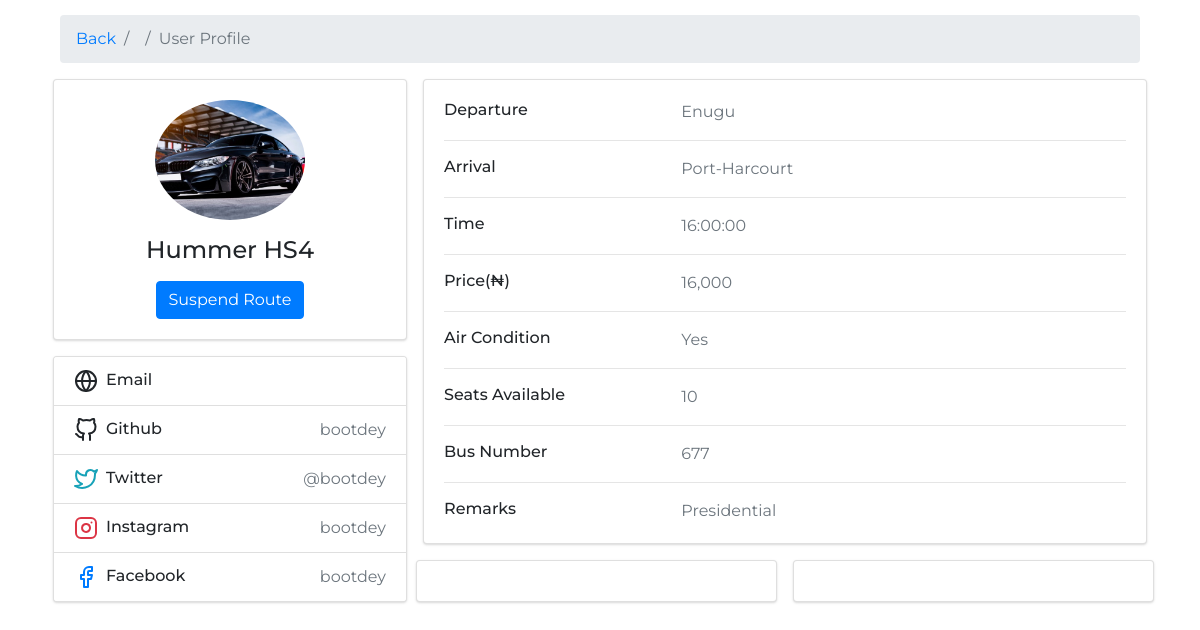
The page /admin/bus_full_details.php?staff_id=10&action=bus_management&bus_id=5 (signed in) on the database its author committed.
### tables this page shows
CREATE TABLE `bus_management` (
  `id` int(11) NOT NULL,
  `bus_no` int(11) NOT NULL,
  `bus_name` varchar(255) NOT NULL,
  `pic` varchar(11) NOT NULL,
  `seats` int(11) NOT NULL,
  `departure` varchar(244) NOT NULL,
  `arrival` varchar(255) NOT NULL,
  `time_` time NOT NULL,
  `price` decimal(13,2) NOT NULL,
  `ac` varchar(11) NOT NULL,
  `remarks` text NOT NULL,
  `suspend_bus` int(11) NOT NULL
);

### includes/class-select.php (called while the page is built, shortened)
<?php
require_once('load.php');
if (!class_exists('SELECTS')) {
   class SELECTS {
   public function load_single_user($id,$table){
   global $db;
   $query = "SELECT * FROM $table WHERE id = '$id'";
   $obj= $db->select($query);
   return $obj[0];
   }
public function get_suspended_bus($bus_id){
global $db;
$table = 'bus_management';
$query = $db->get_results("SELECT * FROM $table WHERE id = '$bus_id'");
$result = mysqli_num_rows($query);
if ($result == 1) {
while ($row = mysqli_fetch_assoc($query)) {
return $row['suspend_bus'];
}
}
}
}
}
$select = new SELECTS;
 ?>

### includes/class-db.php (called while the page is built, shortened)
<?php
if (!class_exists('DB')) {
  class DB {
    public function __construct(){
    $mysqli = new mysqli('localhost','root','','transport');
  $this->conn = $mysqli;
}
public function  get_results($query){
  $result = $this->conn->query($query);
  return $result;
}
public function select($query){
  $results = array();
  $result = $this->conn->query($query);
  while ($obj = $result->fetch_object()) {
  $results[] = $obj;
 }
  return $results;
 }
}
}
$db = new DB;
 ?>

### admin/bus_full_details.php (the view, shortened to what this page needs)
<?php
require_once('../includes/load.php');
if (isset($_GET['bus_id'])) {
$bus_id = $_GET['bus_id'];
$table = "bus_management";
$load = $select->load_single_user($bus_id,$table);
}
if (!isset($_GET['staff_id'])) {
header("location:admin_login.php");
}else {
  $staff_id = $_GET['staff_id'];
}
?>
<!DOCTYPE html>
<html lang="en" dir="ltr">
<head>
<link rel="stylesheet" href="../css/mycss/staff_profile.css">
<link rel="stylesheet" href="https://stackpath.bootstrapcdn.com/font-awesome/4.7.0/css/font-awesome.min.css">
<link rel="stylesheet" href="https://stackpath.bootstrapcdn.com/bootstrap/4.5.2/css/bootstrap.min.css">
</head>
<body style="font-family: 'Montserrat', sans-serrif;">
<div class="container">
<div class="main-body">
<nav aria-label="breadcrumb" class="main-breadcrumb">
<ol class="breadcrumb">
<li class="breadcrumb-item"><a href="admin_dashboard.php?staff_id=<?php echo $staff_id; ?>&action=bus_management">Back</a></li>
<li class="breadcrumb-item"><a href="#"></a></li>
<li class="breadcrumb-item active" aria-current="page">User Profile</li>
</ol>
</nav>
<div class="row gutters-sm">
<div class="col-md-4 mb-3">
<div class="card">
<div class="card-body">
<div class="d-flex flex-column align-items-center text-center">
<img src="bus_images/<?php echo $load->pic; ?>" alt="Admin" class="rounded-circle" width="150">
<div class="mt-3">
<h4><?php echo $load->bus_name; ?></h4>
<?php
$suspended = $select->get_suspended_bus($bus_id);
if ($suspended == 1) {
 ?>
<a href="?staff_id=<?php echo $staff_id ?>&bus_id=<?php echo $bus_id ?>&resume_id=<?php echo $bus_id ?>" class="btn btn-primary">Resume Route</a>
<?php }else {
 ?>
 <a href="?staff_id=<?php echo $staff_id ?>&bus_id=<?php echo $bus_id ?>&suspension_id=<?php echo $bus_id ?>" class="btn btn-primary">Suspend Route</a>
<?php } ?>
</div>
</div>
</div>
</div>
<div class="card mt-3">
<ul class="list-group list-group-flush">
<li class="list-group-item d-flex justify-content-between align-items-center flex-wrap">
<h6 class="mb-0">Email</h6>
</li>
<li class="list-group-item d-flex justify-content-between align-items-center flex-wrap">
<h6 class="mb-0">Github</h6>
<span class="text-secondary">bootdey</span>
</li>
<li class="list-group-item d-flex justify-content-between align-items-center flex-wrap">
<h6 class="mb-0">Twitter</h6>
<span class="text-secondary">@bootdey</span>
</li>
<li class="list-group-item d-flex justify-content-between align-items-center flex-wrap">
<h6 class="mb-0">Instagram</h6>
<span class="text-secondary">bootdey</span>
</li>
<li class="list-group-item d-flex justify-content-between align-items-center flex-wrap">
<h6 class="mb-0">Facebook</h6>
<span class="text-secondary">bootdey</span>
</li>
</ul>
</div>
</div>
<div class="col-md-8">
<div class="card mb-3">
<div class="card-body">
<div class="row">
<div class="col-sm-4">
<h6 class="mb-0">Departure</h6>
</div>
<div class="col-sm-8 text-secondary">
<?php echo $load->departure ?>
</div>
</div>
<hr>
<div class="row">
<div class="col-sm-4">
<h6 class="mb-0">Arrival</h6>
</div>
<div class="col-sm-8 text-secondary">
<?php echo $load->arrival ?>
</div>
</div>
<hr>
<div class="row">
<div class="col-sm-4">
<h6 class="mb-0">Time</h6>
</div>
<div class="col-sm-8 text-secondary">
<?php echo $load->time_ ?>
</div>
</div>
<hr>
<div class="row">
<div class="col-sm-4">
<h6 class="mb-0">Price(₦)</h6>
</div>
<div class="col-sm-8 text-secondary">
<?php echo number_format($load->price); ?>
</div>
</div>
<hr>
<div class="row">
<div class="col-sm-4">
<h6 class="mb-0">Air Condition</h6>
</div>
<div class="col-sm-8 text-secondary">
<?php echo $load->ac ?>
</div>
</div>
<hr>
<div class="row">
<div class="col-sm-4">
<h6 class="mb-0">Seats Available</h6>
</div>
<div class="col-sm-8 text-secondary">
<?php echo $load->seats ?>
</div>
</div>
<hr>
<div class="row">
<div class="col-sm-4">
<h6 class="mb-0">Bus Number</h6>
</div>
<div class="col-sm-8 text-secondary">
<?php echo $load->bus_no ?>
</div>
</div>
<hr>
<div class="row">
<div class="col-sm-4">
<h6 class="mb-0">Remarks</h6>
</div>
<div class="col-sm-8 text-secondary">
<?php echo $load->remarks ?>
</div>
</div>
</div>
</div>
<div class="row gutters-sm">
<div class="col-sm-6 mb-3">
<div class="card h-100">
<div class="card-body">
</div>
</div>
</div>
<div class="col-sm-6 mb-3">
<div class="card h-100">
<div class="card-body">
</div>
</div>
</div>
</div>
</div>
</div>
</div>
</div>
</body>
</html>

### css/mycss/staff_profile.css (style rules this page uses)
body { margin-top:20px; color: #1a202c; text-align: left; background-color: #e2e8f0; }
.main-body { padding: 15px; }
.card { box-shadow: 0 1px 3px 0 rgba(0,0,0,.1), 0 1px 2px 0 rgba(0,0,0,.06); }
.card { position: relative; display: flex; flex-direction: column; min-width: 0; word-wrap: break-word; background-color: #fff; background-clip: border-box; border: 0 solid rgba(0,0,0,.125); border-radius: .25rem; }
.card-body { flex: 1 1 auto; min-height: 1px; padding: 1rem; }
.gutters-sm { margin-right: -8px; margin-left: -8px; }
.gutters-sm>.col, .gutters-sm>[class*=col-] { padding-right: 8px; padding-left: 8px; }
.mb-3, .my-3 { margin-bottom: 1rem!important; }
.h-100 { height: 100%!important; }

### rows shown on the page
bus_management: pic (picture), bus_name "Hummer HS4", departure "Enugu", arrival "Port-Harcourt", time_ "16:00:00", price "16,000", ac "Yes", seats "10", bus_no "677", remarks "Presidential"
